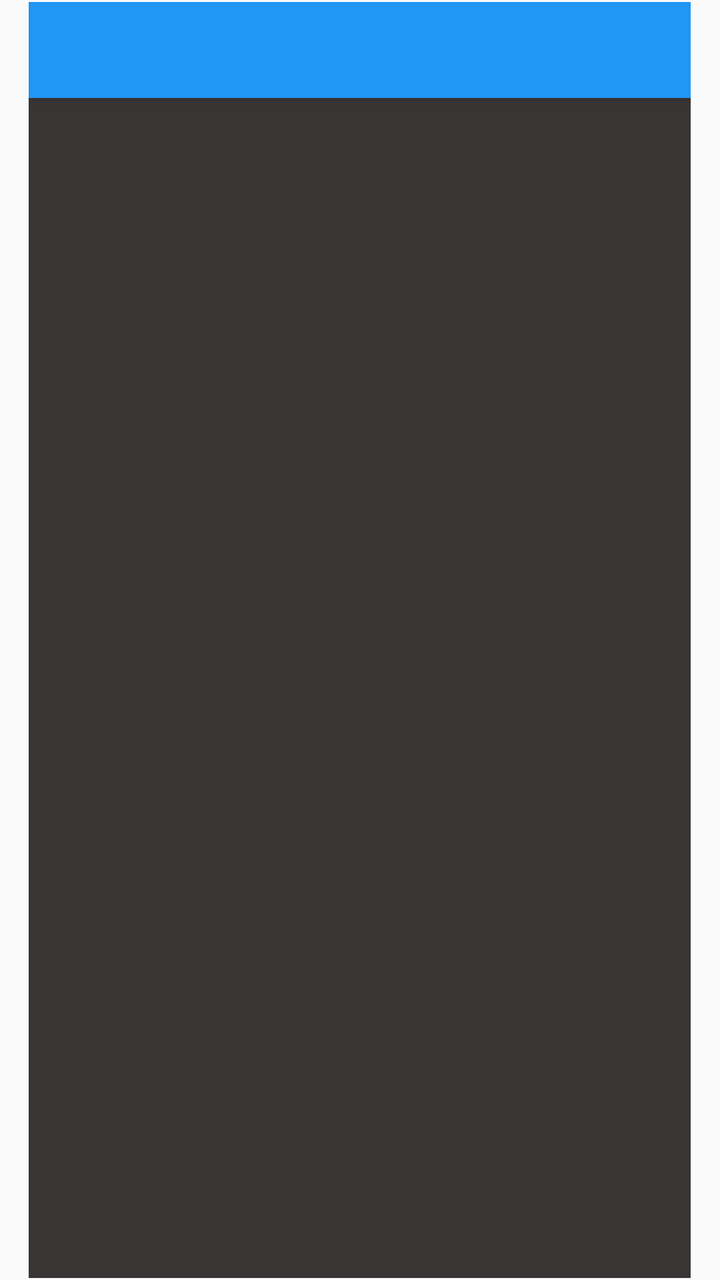
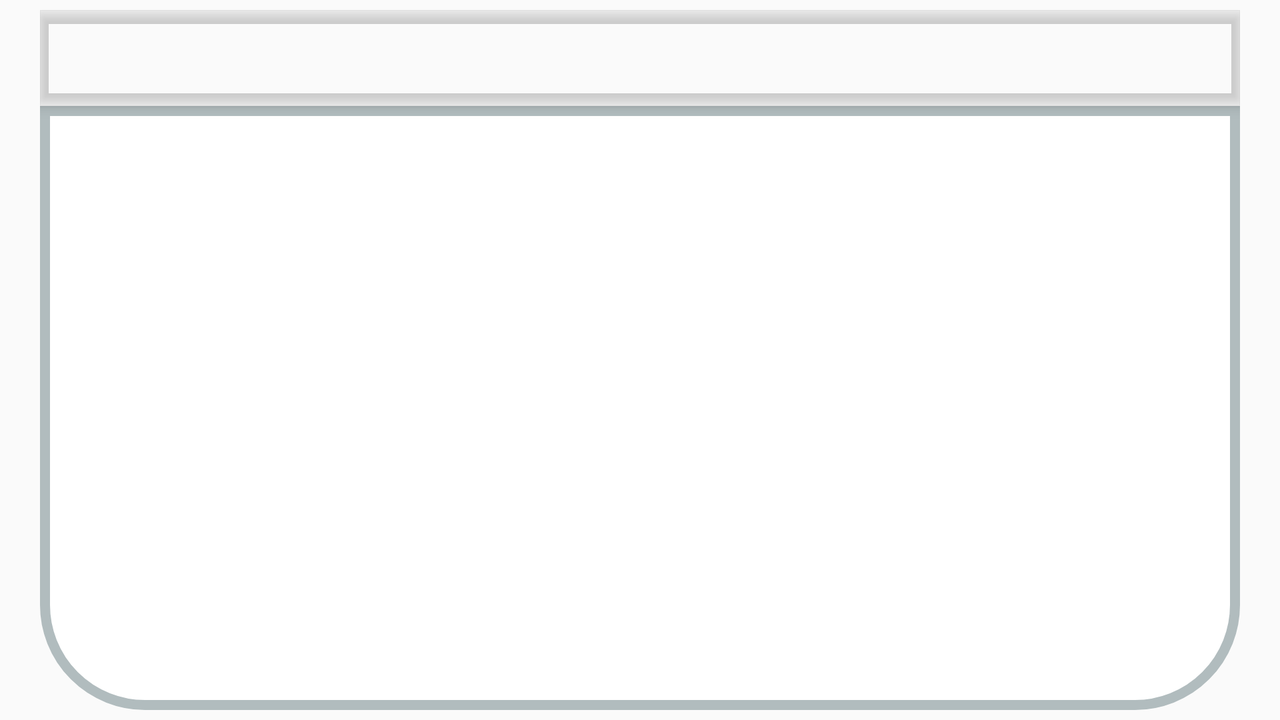

Compare how this app lays out the same screen by default and in its alternative resource folder. The renders come first, then the two layout files and the values they reference.
<!-- AndroidManifest.xml: activity theme AppTheme.NoActionBar -->
<!-- res/layout/activity_login_screen.xml -->
<?xml version="1.0" encoding="utf-8"?>
<RelativeLayout xmlns:android="http://schemas.android.com/apk/res/android"
    xmlns:app="http://schemas.android.com/apk/res-auto"
    xmlns:tools="http://schemas.android.com/tools"
    android:layout_width="match_parent"
    android:layout_height="match_parent"
    android:background="@drawable/bg11_4_2500">


    <androidx.coordinatorlayout.widget.CoordinatorLayout
        android:layout_width="331dp"
        android:layout_height="638dp"
        android:layout_centerHorizontal="true"
        android:layout_centerVertical="true"
        android:background="#3A3535"
        tools:context=".LoginScreenActivity">

        <com.google.android.material.appbar.AppBarLayout
            android:layout_width="match_parent"
            android:layout_height="wrap_content"
            android:theme="@style/AppTheme.AppBarOverlay">

            <com.google.android.material.tabs.TabLayout
                android:id="@+id/tabs"
                android:layout_width="match_parent"
                android:layout_height="wrap_content"
                android:background="#2196F3" />
        </com.google.android.material.appbar.AppBarLayout>

        <androidx.viewpager.widget.ViewPager
            android:id="@+id/view_pager"
            android:layout_width="match_parent"
            android:layout_height="match_parent"
            app:layout_behavior="@string/appbar_scrolling_view_behavior">

        </androidx.viewpager.widget.ViewPager>

    </androidx.coordinatorlayout.widget.CoordinatorLayout>
</RelativeLayout>
<!-- resources referenced by this layout -->
<resources>
  <style name="AppTheme.AppBarOverlay" parent="Base.ThemeOverlay.AppCompat.Dark.ActionBar" />
  <style name="AppTheme.NoActionBar">
          <item name="windowActionBar">false</item>
          <item name="windowNoTitle">true</item>
      </style>
</resources>
<!-- res/layout-land/activity_login_screen.xml (the repository's variant of the layout above) -->
<!-- drawn on the phone turned sideways -->
<?xml version="1.0" encoding="utf-8"?>
<RelativeLayout xmlns:android="http://schemas.android.com/apk/res/android"
    xmlns:app="http://schemas.android.com/apk/res-auto"
    xmlns:tools="http://schemas.android.com/tools"
    android:layout_width="match_parent"
    android:layout_height="match_parent"
    android:background="@drawable/bg11_4_2500">


    <androidx.coordinatorlayout.widget.CoordinatorLayout
        android:layout_width="600dp"
        android:layout_height="350dp"
        android:layout_centerHorizontal="true"
        android:layout_centerVertical="true"
        tools:context=".LoginScreenActivity">

        <ImageView
            android:id="@+id/imageView"
            android:layout_width="281dp"
            android:layout_height="264dp"
            app:layout_anchor="@+id/view_pager"
            app:layout_anchorGravity="center"
            app:srcCompat="@drawable/logo_transparent" />

        <com.google.android.material.appbar.AppBarLayout
            android:id="@+id/appBarLayout"
            android:layout_width="match_parent"
            android:layout_height="wrap_content"
            android:background="@drawable/layout_topcurve"
            android:theme="@style/AppTheme.AppBarOverlay">

            <com.google.android.material.tabs.TabLayout
                android:id="@+id/tabs"
                android:layout_width="match_parent"
                android:layout_height="match_parent"
                app:tabSelectedTextColor="#FFFFFF"
                app:tabTextColor="#FFFFFF"/>
        </com.google.android.material.appbar.AppBarLayout>

        <androidx.viewpager.widget.ViewPager
            android:id="@+id/view_pager"
            android:layout_width="match_parent"
            android:layout_height="match_parent"
            android:background="@drawable/layout_curve"

            app:layout_behavior="@string/appbar_scrolling_view_behavior">

        </androidx.viewpager.widget.ViewPager>

    </androidx.coordinatorlayout.widget.CoordinatorLayout>

</RelativeLayout>
<!-- resources referenced by the variant -->
<!-- as the phone turned sideways resolves them -->
<resources>
  <!-- drawable layout_curve (drawable) -->
  <?xml version="1.0" encoding="utf-8"?>
  <shape xmlns:android="http://schemas.android.com/apk/res/android">
      <solid android:color="#FFFFFF"/>
      <stroke android:width="5dp" android:color="#B1BCBE" />
      <corners android:bottomRightRadius="50dp" android:bottomLeftRadius="50dp"/>
      <padding android:left="0dp" android:top="0dp" android:right="0dp" android:bottom="0dp" />
  </shape>
  <!-- drawable logo_transparent: png bitmap (drawable, 24664 bytes) -->
  <style name="AppTheme.AppBarOverlay" parent="Base.ThemeOverlay.AppCompat.Dark.ActionBar" />
  <style name="AppTheme.NoActionBar">
          <item name="windowActionBar">false</item>
          <item name="windowNoTitle">true</item>
      </style>
</resources>
